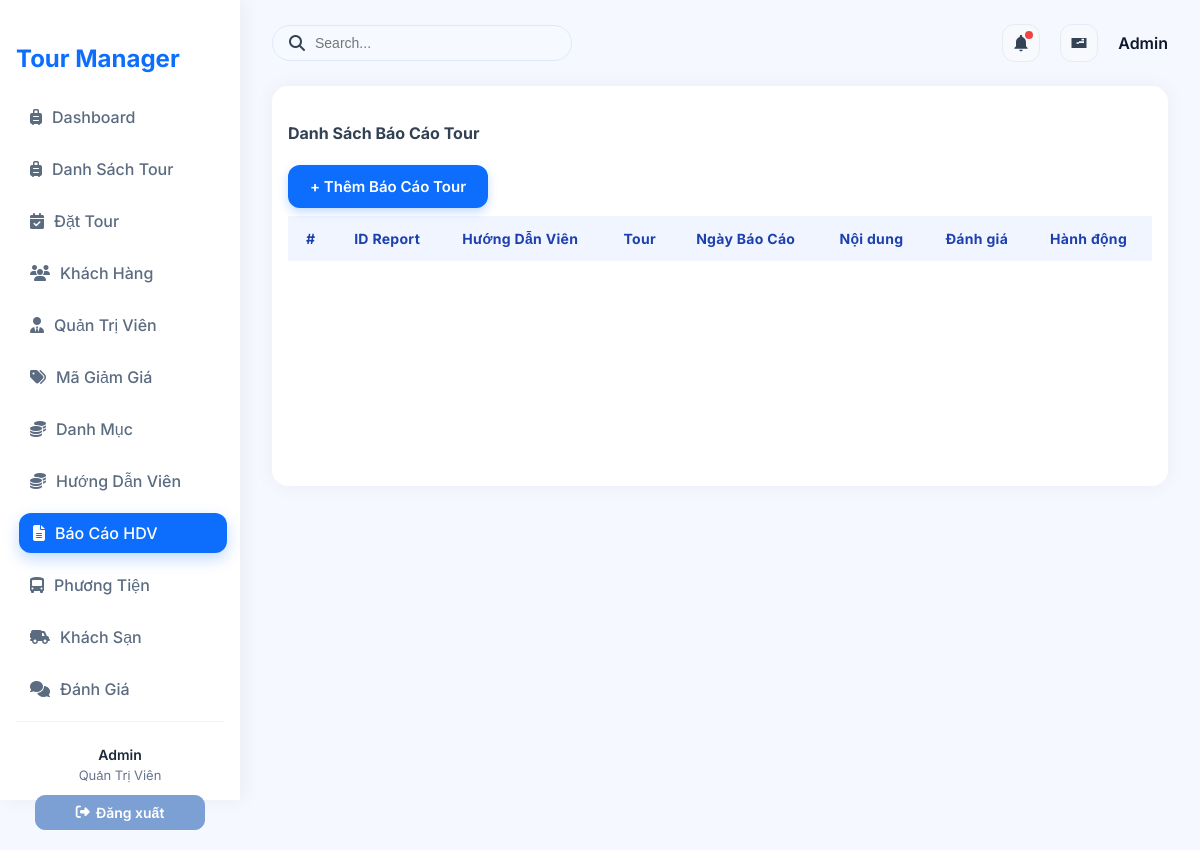
Page /?action=admin-listReport (signed in) on the earlier database version.
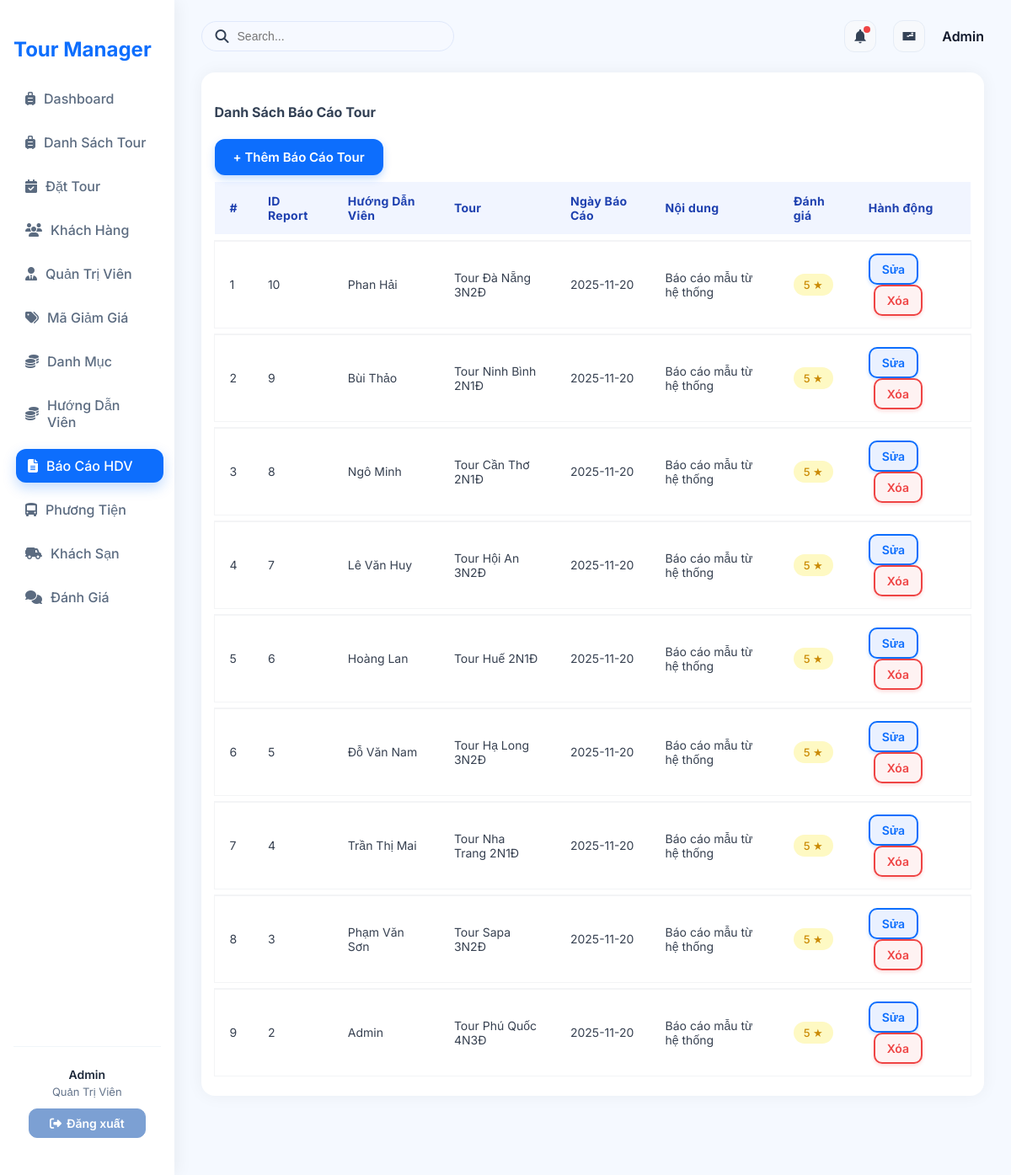
Same page on the later database version.
### tables this page shows
CREATE TABLE `reports` (
  `report_id` int NOT NULL,
  `guide_id` int DEFAULT NULL,
  `tour_id` int DEFAULT NULL,
  `booking_id` int DEFAULT NULL,
  `report_date` date DEFAULT NULL,
  `content` text,
  `rating` int DEFAULT NULL
);

CREATE TABLE `users` (
  `user_id` int NOT NULL,
  `username` varchar(50) NOT NULL,
  `password` varchar(255) NOT NULL,
  `role` enum('admin','guide') NOT NULL DEFAULT 'guide',
  `name` varchar(100) DEFAULT NULL,
  `email` varchar(100) DEFAULT NULL,
  `phone` varchar(20) DEFAULT NULL
);

CREATE TABLE `tours` (
  `tour_id` int NOT NULL,
  `tour_name` varchar(150) NOT NULL,
  `description` text,
  `price` decimal(12,2) DEFAULT NULL,
  `category_id` int DEFAULT NULL,
  `tour_images` varchar(255) NOT NULL
);

### controllers/ReportController.php (called while the page is built, shortened)
<?php
class ReportController
{
    private $reportModel;
    public function __construct()
    {
        $this->reportModel = new ReportQuery();
    }
    public function listReports()
    {
        $reports = $this->reportModel->getAllReports();
        require './views/Report/listReport.php';
    }
}
?>

### routes/index.php (called while the page is built)
<?php
$action = $_GET['action'] ?? '/';
match ($action) {
    '/' => (new ProductController)->home(),
    'admin' => require './views/admin.php',
    'login' => (new AuthController)->login(),
    'logout' => (new AuthController)->logout(),
    'admin-listTours' => require './views/admin.php',
    'admin-createTours' => require './views/admin.php',
    'admin-updateTours' => require './views/admin.php',
    'admin-listUsers' => require './views/admin.php',
    'admin-createUsers' => require './views/admin.php',
    'admin-updateUsers' => require './views/admin.php',
    'admin-listCategory' => require './views/admin.php',
    'admin-createCategory' => require './views/admin.php',
    'admin-updateCategory' => require './views/admin.php',
    'admin-listCustomer' => require './views/admin.php',
    'admin-createCustomer' => require './views/admin.php',
    'admin-updateCustomer' => require './views/admin.php',
    'admin-listDiscount' => require './views/admin.php',
    'admin-createDiscount' => require './views/admin.php',
    'admin-updateDiscount' => require './views/admin.php',
    'admin-listGuide' => require './views/admin.php',
    'admin-createGuide' => require './views/admin.php',
    'admin-updateGuide' => require './views/admin.php',
    'admin-listTourGuide' => require './views/admin.php',
    'admin-createTourGuide' => require './views/admin.php',
    'admin-updateTourGuide' => require './views/admin.php',
    'admin-listHotel' => require './views/admin.php',
    'admin-createHotel' => require './views/admin.php',
    'admin-updateHotel' => require './views/admin.php',
    'admin-listVehicles' => require './views/admin.php',
    'admin-createVehicles' => require './views/admin.php',
    'admin-updateVehicles' => require './views/admin.php',
    'admin-listReport' => require './views/admin.php',
    'admin-createReport' => require './views/admin.php',
    'admin-updateReport' => require './views/admin.php',
    default => require './views/admin.php',
};

### index.php (called while the page is built, shortened)
<?php
spl_autoload_register(function ($class) {
    $fileName = "$class.php";
    $fileModel              = PATH_MODEL . $fileName;
});
require_once './routes/index.php';

### models/BaseModel.php (called while the page is built, shortened)
<?php
class BaseModel
{
    public function __construct()
    {
        $dsn = sprintf('mysql:host=%s;port=%s;dbname=%s;charset=utf8', DB_HOST, DB_PORT, DB_NAME);
        try {
            $this->pdo = new PDO($dsn, DB_USERNAME, DB_PASSWORD, DB_OPTIONS);
        } catch (PDOException $e) {
            die("Kết nối cơ sở dữ liệu thất bại: {$e->getMessage()}. Vui lòng thử lại sau.");
        }
    }
}

### models/ReportQuery.php (called while the page is built, shortened)
<?php
class ReportQuery extends BaseModel
{
    public function getAllReports()
    {
        $sql = "SELECT
                    r.*,
                    u.name AS guide_name,
                    t.tour_name
                FROM reports r
                JOIN users u ON r.guide_id = u.user_id
                JOIN tours t ON r.tour_id = t.tour_id
                ORDER BY r.report_id DESC";
        $stmt = $this->pdo->prepare($sql);
        $stmt->execute();
        return $stmt->fetchAll(PDO::FETCH_ASSOC);
    }
}
?>

### views/Report/ListReport.php (the view, shortened to what the changed rows need)
<div class="admin-table-container">
    <table class="table table-hover align-middle">
        <thead class="table-light">
            <tr>
                <th>#</th>
                <th>ID Report</th>
                <th>Hướng Dẫn Viên</th>
                <th>Tour</th>
                <th>Ngày Báo Cáo</th>
                <th>Nội dung</th>
                <th>Đánh giá</th>
                <th>Hành động</th>
            </tr>
        </thead>
        <tbody>
            <?php $stt = 1;
            foreach ($reports as $r): ?>
                <tr>
                    <td><?= $stt++; ?></td>
                    <td><?= $r['report_id']; ?></td>
                    <td><?= htmlspecialchars($r['guide_name']); ?></td>
                    <td><?= htmlspecialchars($r['tour_name']); ?></td>
                    <td><?= htmlspecialchars($r['report_date']); ?></td>
                    <td style="max-width:240px;">
                        <?= htmlspecialchars($r['content']); ?>
                    </td>
                    <td>
                        <span class="badge bg-warning text-dark fw-bold">
                            <?= $r['rating'] ?> ★
                        </span>
                    </td>
                    <td>
                        <a href="?action=admin-updateReport&id=<?= $r['report_id'] ?>"
                            class="btn btn-outline-success btn-sm">Sửa</a>
                        <a href="?action=admin-deleteReport&id=<?= $r['report_id'] ?>" class="btn btn-outline-danger btn-sm"
                            onclick="return confirm('Xóa báo cáo này?')">
                            Xóa
                        </a>
                    </td>
                </tr>
            <?php endforeach; ?>
        </tbody>
    </table>
</div>

Differences in the rows shown:
added reports: report_id "10", users.name "Phan Hải", tour.tour_name "Tour Đà Nẵng 3N2Đ", report_date "2025-11-20", content "Báo cáo mẫu từ hệ thống", rating "5"
added reports: report_id "9", users.name "Bùi Thảo", tour.tour_name "Tour Ninh Bình 2N1Đ", report_date "2025-11-20", content "Báo cáo mẫu từ hệ thống", rating "5"
added reports: report_id "8", users.name "Ngô Minh", tour.tour_name "Tour Cần Thơ 2N1Đ", report_date "2025-11-20", content "Báo cáo mẫu từ hệ thống", rating "5"
added reports: report_id "7", users.name "Lê Văn Huy", tour.tour_name "Tour Hội An 3N2Đ", report_date "2025-11-20", content "Báo cáo mẫu từ hệ thống", rating "5"
added reports: report_id "6", users.name "Hoàng Lan", tour.tour_name "Tour Huế 2N1Đ", report_date "2025-11-20", content "Báo cáo mẫu từ hệ thống", rating "5"
added reports: report_id "5", users.name "Đỗ Văn Nam", tour.tour_name "Tour Hạ Long 3N2Đ", report_date "2025-11-20", content "Báo cáo mẫu từ hệ thống", rating "5"
added reports: report_id "4", users.name "Trần Thị Mai", tour.tour_name "Tour Nha Trang 2N1Đ", report_date "2025-11-20", content "Báo cáo mẫu từ hệ thống", rating "5"
added reports: report_id "3", users.name "Phạm Văn Sơn", tour.tour_name "Tour Sapa 3N2Đ", report_date "2025-11-20", content "Báo cáo mẫu từ hệ thống", rating "5"
added reports: report_id "2", users.name "Admin", tour.tour_name "Tour Phú Quốc 4N3Đ", report_date "2025-11-20", content "Báo cáo mẫu từ hệ thống", rating "5"
